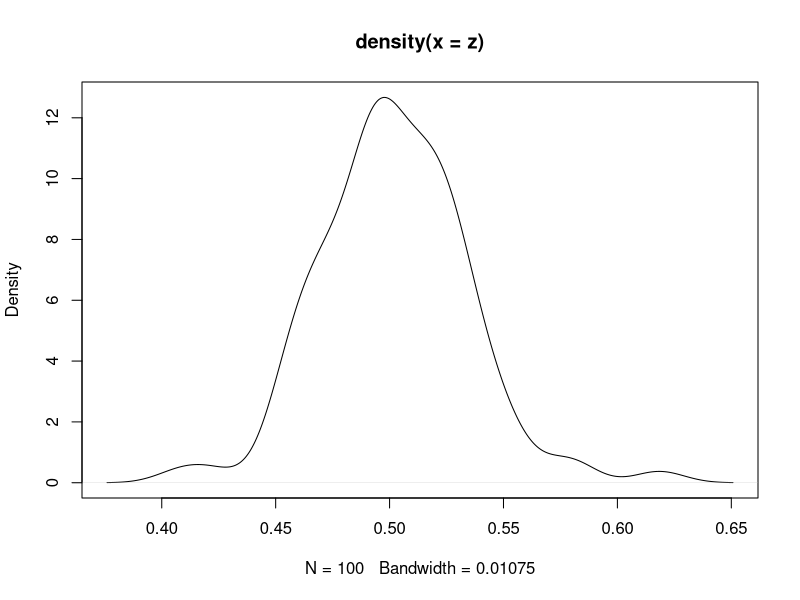

Recreate this plot in R.
## ---- chunk 1
m = 100
x <- as.numeric(m)
z <- as.numeric(m)
## ---- chunk 2
for(i in 1:m)
{
  x <- rbeta(100, 0.5, 0.5)
  z[i] <- mean(x)
}
## ---- chunk 3
plot(density(z))
